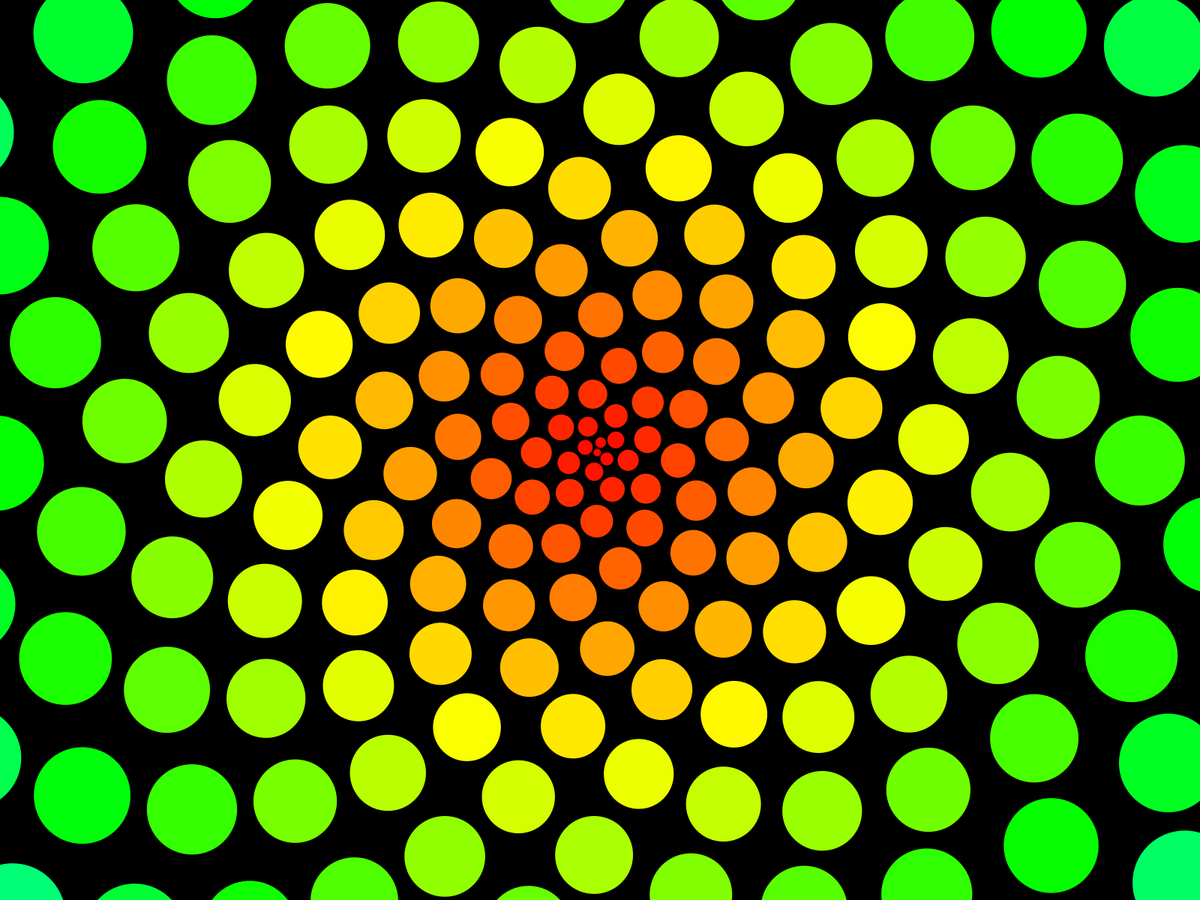
Frame 1 (no input)
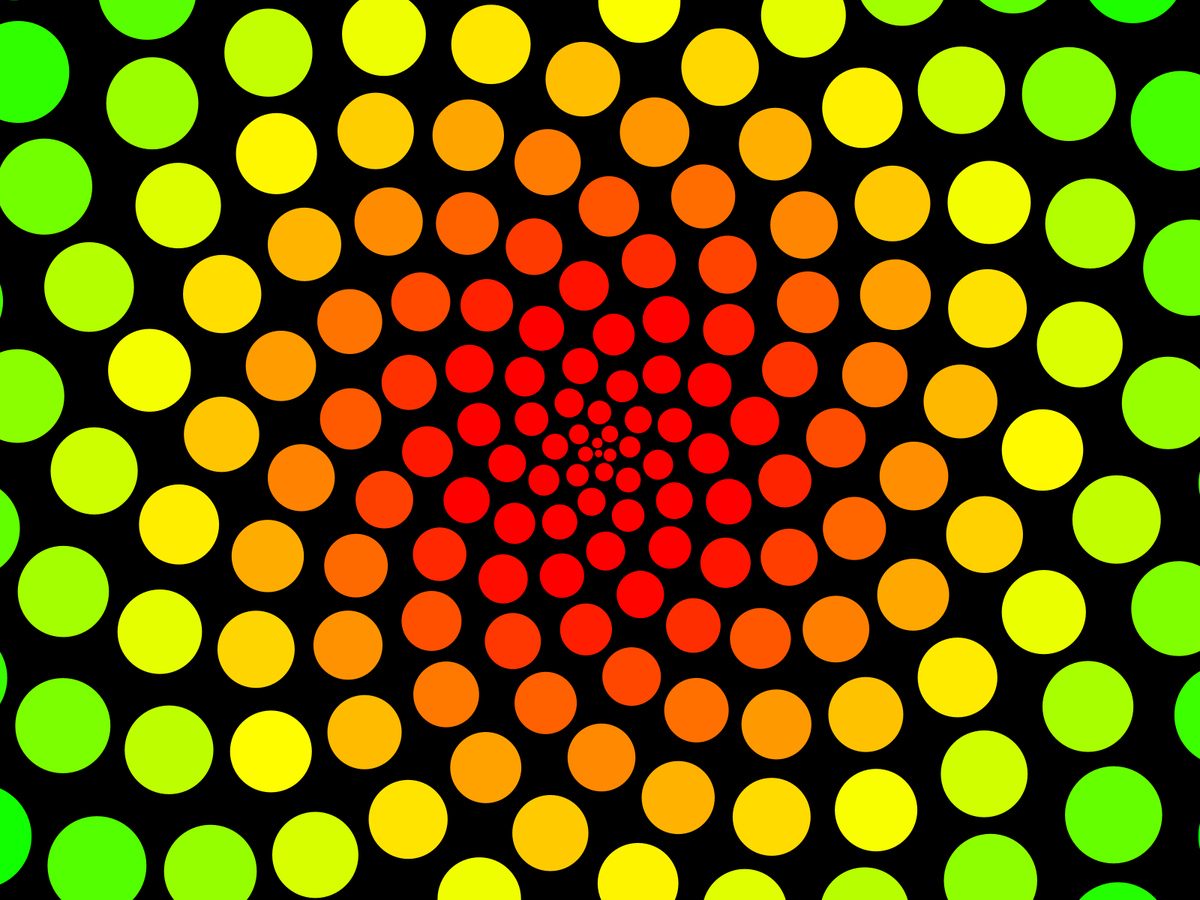
Frame 60 (the mouse pressed at the canvas centre just before this capture)
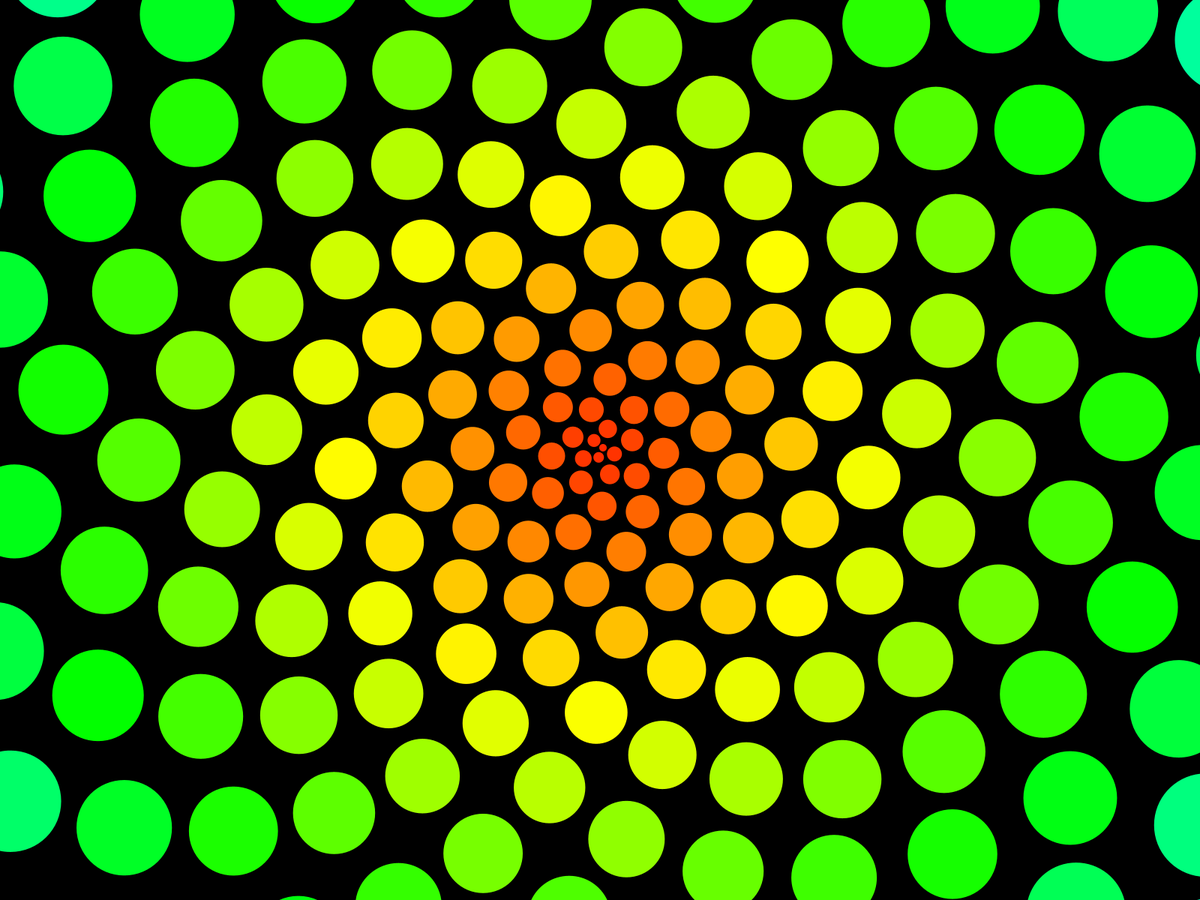
Frame 120 (the mouse held since frame 60 and released just before this capture)

The Processing sketch that drew these frames (run headless with seeded random() and noise(); from frame 60 on, the mouse is pressed at the canvas centre):

// Processing sketch: Never_Ending_Bloom
// ── Never_Ending_Bloom.pde
int n = 1000;
float mult = 0.1;
float scale = 5;
float ga;//golden angle 137.507764...
int off;//offset

void setup(){
  //size(1000, 1000);
  fullScreen();
  colorMode(HSB, 360, 100, 100);
  background(0);
  noStroke();
  ga = PI*(3.-sqrt(5));//https://en.wikipedia.org/wiki/Golden_angle
}

void keyPressed(){
  if(key=='r'){
    mult = 0;
  }
}

void draw(){
  background(0);
  translate(width/2, height/2);
  fill(360);
  for(float i = 0; i < n; i++){
    float a = (i+off) * ga;//angle
    float r = scale * i;//radius
    float x = r*cos(a);
    float y = r*sin(a);
    float hue = (r+a)*mult%360;
    fill(hue, 100, 100);
    ellipse(x, y, sqrt(i)*scale*2, sqrt(i)*scale*2);
  }
  if(mousePressed)off+=ga;
  else off-= ga;
}
